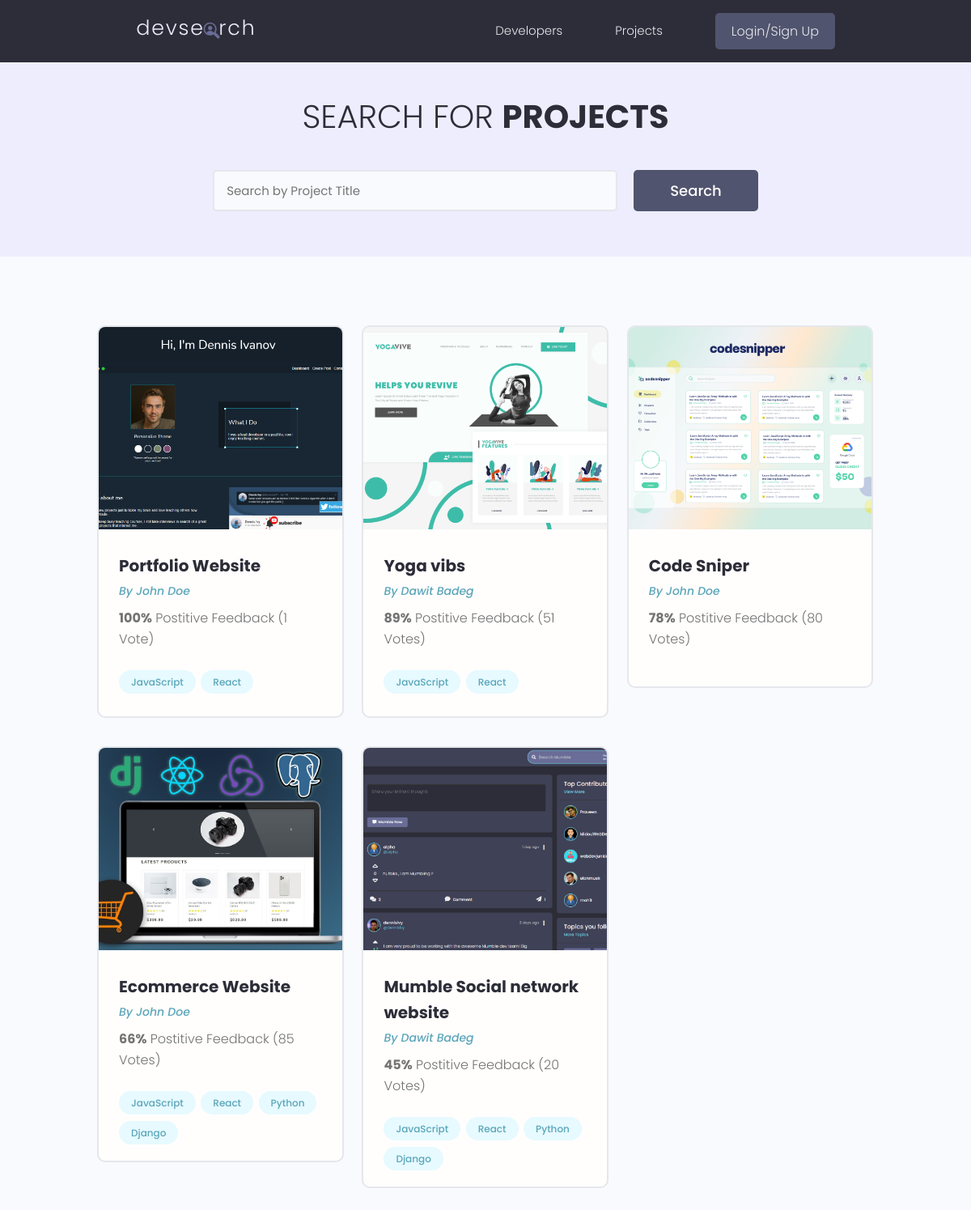
The page /projects/?search_query=&page=2 on the database as committed earlier.
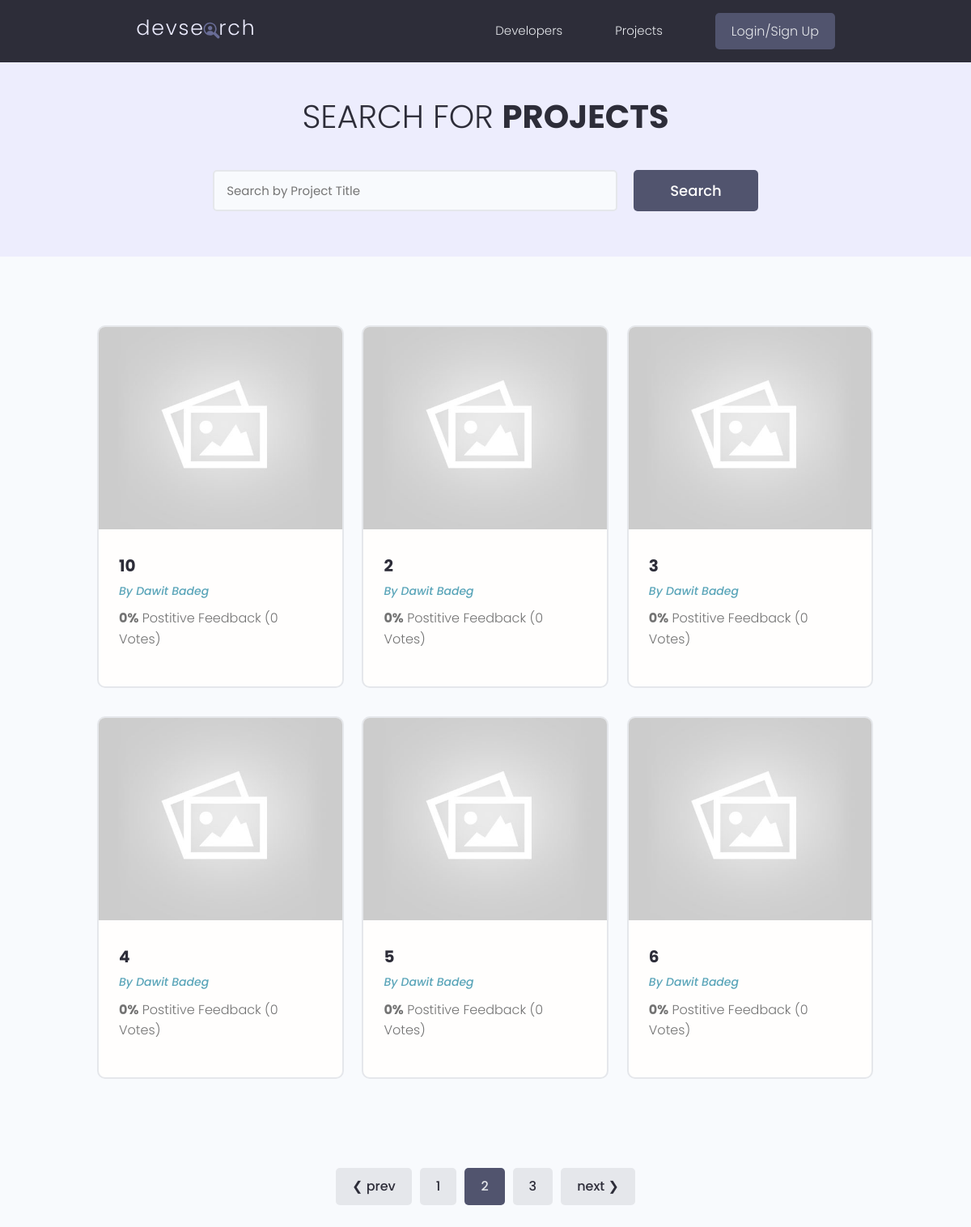
The same page on the database as committed later.
### projects/models.py (models this page shows, shortened)
class Project(models.Model):
    owner = models.ForeignKey(Profile, null=True, blank=True, on_delete=models.SET_NULL)
    title = models.CharField(max_length=200)
    description = models.TextField(null=True, blank=True)
    featured_image = models.ImageField(null=True, blank=True, default="default.jpg")
    demo_link = models.CharField(max_length=2000, null=True, blank=True)
    source_link = models.CharField(max_length=2000, null=True, blank=True)
    tags = models.ManyToManyField('Tag', blank=True)
    vote_total = models.IntegerField(default=0, null=True, blank=True)
    vote_ratio = models.IntegerField(default=0, null=True, blank=True)
    created = models.DateTimeField(auto_now_add=True)
    id = models.UUIDField(default=uuid.uuid4, unique=True,
                          primary_key=True, editable=False)
    class Meta:
        ordering = ['-vote_ratio', '-vote_total', 'title']

class Tag(models.Model):
    name = models.CharField(max_length=200)
    created = models.DateTimeField(auto_now_add=True)
    id = models.UUIDField(default=uuid.uuid4, unique=True,
                          primary_key=True, editable=False)
    def __str__(self):
        return self.name

### users/models.py (models this page shows, shortened)
class Profile(models.Model):
    user = models.OneToOneField(User, on_delete=models.CASCADE, null=True, blank=True)
    name = models.CharField(max_length=200, blank=True, null=True)
    email = models.EmailField(max_length=500, blank=True, null=True)
    username = models.CharField(max_length=200, blank=True, null=True)
    location = models.CharField(max_length=200, blank=True, null=True)
    short_intro = models.CharField(max_length=200, blank=True, null=True)
    bio = models.TextField(blank=True, null=True)
    profile_image = models.ImageField(null=True, blank=True, upload_to='profiles/', default="profiles/user-default.png")
    social_github = models.CharField(max_length=200, blank=True, null=True)
    social_twitter = models.CharField(max_length=200, blank=True, null=True)
    social_linkedin = models.CharField(max_length=200, blank=True, null=True)
    social_youtube = models.CharField(max_length=200, blank=True, null=True)
    social_website = models.CharField(max_length=200, blank=True, null=True)
    created = models.DateTimeField(auto_now_add=True)
    id = models.UUIDField(default=uuid.uuid4, unique=True,
                          primary_key=True, editable=False)

### projects/views.py (the view)
# urls.py: path('projects/', include('projects.urls')),
def projects(request):
    projects, search_query = searchProjects(request)
    custom_range, projects = paginateProjects(request, projects, 6)
    context = {'projects':projects, 'search_query':search_query, 'custom_range': custom_range}
    return render(request, 'projects/projects.html', context)

### projects/utils.py (called while the page is built)
def paginateProjects(request, projects, results):
    page = request.GET.get('page')
    paginator = Paginator(projects, results)
    try:
        projects = paginator.page(page)
    except PageNotAnInteger:
        page = 1
        projects = paginator.page(page)
    except EmptyPage:
        page = paginator.num_pages
        projects = paginator.page(page)
    left_index = int(page) - 1
    if left_index < 1:
        left_index = 1
    right_index = int(page) + 2
    if right_index > paginator.num_pages:
        right_index = paginator.num_pages
    custom_range = range(left_index, right_index + 1)
    return custom_range, projects

def searchProjects(request):
    search_query = ''
    if request.GET.get('search_query'):
        search_query = request.GET.get('search_query')
    tags = Tag.objects.filter(name__icontains=search_query)
    projects = Project.objects.distinct().filter(
        Q(title__icontains=search_query) |
        Q(description__icontains=search_query) |
        Q(owner__name__icontains=search_query) |
        Q(tags__in=tags)
    )
    return projects, search_query

### projects/templates/projects/projects.html (shortened to what this page needs)
{% extends 'main.html' %}
{% block content %}
  <main class="projects">
    <section class="hero-section text-center">
      <div class="container container--narrow">
        <div class="hero-section__box">
          <h2>Search for <span>Projects</span></h2>
        </div>
        <div class="hero-section__search">
          <form id='searchForm' class="form" action="{% url 'projects' %}" method="get">
            <div class="form__field">
              <input class="input input--text" id="formInput#search" type="text" name="search_query"
                placeholder="Search by Project Title" value="{{search_query}}"/>
            </div>
            <input class="btn btn--sub btn--lg" type="submit" value="Search" />
          </form>
        </div>
      </div>
    </section>
    <section class="projectsList">
      <div class="container">
        <div class="grid grid--three">
        {% for project in projects %}
          <div class="column">
            <div class="card project">
              <a href="{% url 'project' project.id %}" class="project">
                <img class="project__thumbnail" src="{{project.featured_image.url}}" alt="project thumbnail" />
                <div class="card__body">
                  <h3 class="project__title">{{project.title}}</h3>
                  <p><a class="project__author" href="{% url 'user-profile' project.owner.id %}">By {{project.owner.name}}</a></p>
                  <p class="project--rating">
                    <span style="font-weight: bold;">{{project.vote_ratio}}%</span> Postitive
                    Feedback ({{project.vote_total}} Vote{{project.vote_total|pluralize:"s"}})
                  </p>
                  <div class="project__tags">
                    {% for tag in project.tags.all %}
                    <span class="tag tag--pill tag--main">
                      <small>{{tag}}</small>
                    </span>
                    {% endfor %}
                  </div>
                </div>
              </a>
            </div>
          </div>
        {% endfor %}
        </div>
      </div>
    </section>
    {% include 'pagination.html' with queryset=projects custom_range=custom_range %}
  </main>
{% endblock content %}

Rows that differ between the two databases and show on the page:
no longer on this page (row unchanged): Project: featured_image (picture), title "Portfolio Website", owner.name "John Doe", vote_ratio "100", vote_total "1"
no longer on this page (row unchanged): Tag: name "JavaScript"
no longer on this page (row unchanged): Tag: name "React"
no longer on this page (row unchanged): Project: featured_image (picture), title "Yoga vibs", owner.name "Dawit Badeg", vote_ratio "89", vote_total "51"
no longer on this page (row unchanged): Project: featured_image (picture), title "Code Sniper", owner.name "John Doe", vote_ratio "78", vote_total "80"
no longer on this page (row unchanged): Project: featured_image (picture), title "Ecommerce Website", owner.name "John Doe", vote_ratio "66", vote_total "85"
no longer on this page (row unchanged): Tag: name "Python"
no longer on this page (row unchanged): Tag: name "Django"
no longer on this page (row unchanged): Project: featured_image (picture), title "Mumble Social network website", owner.name "Dawit Badeg", vote_ratio "45", vote_total "20"
added Project: featured_image (placeholder picture), title "10", owner.name "Dawit Badeg", vote_ratio "0", vote_total "0"
added Project: featured_image (placeholder picture), title "2", owner.name "Dawit Badeg", vote_ratio "0", vote_total "0"
added Project: featured_image (placeholder picture), title "3", owner.name "Dawit Badeg", vote_ratio "0", vote_total "0"
added Project: featured_image (placeholder picture), title "4", owner.name "Dawit Badeg", vote_ratio "0", vote_total "0"
added Project: featured_image (placeholder picture), title "5", owner.name "Dawit Badeg", vote_ratio "0", vote_total "0"
added Project: featured_image (placeholder picture), title "6", owner.name "Dawit Badeg", vote_ratio "0", vote_total "0"
Other text that changed with them:
text now shown: "❮ prev next ❯"
new list line: "1"
new list line: "2"
new list line: "3"
